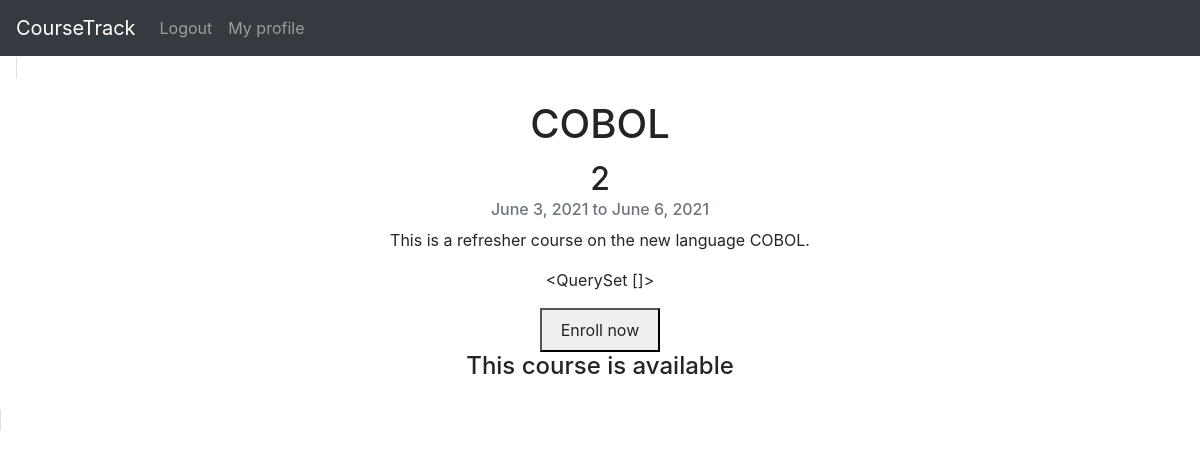
Screenshot of /course/2/ (signed in) with the database file from the repository.
### base/models.py (models this page shows, shortened)
class course(models.Model):
    title = models.CharField(default=None, max_length=40)
    startDate = models.DateField(default=None)
    endDate = models.DateField(default=None)
    description = models.TextField(default=None, max_length=200)
    students = models.ManyToManyField(The_User, related_name='courses_completed', blank=True, null=True)
    available = models.BooleanField(default=True)

class The_User(AbstractUser):
    bio = models.TextField(default=None, null=True, blank=True)

### base/views.py (the view)
# urls.py: path('course/<int:pk>/', CourseDetailView.as_view(), name='course_detail'),
class CourseDetailView(LoginRequiredMixin, DetailView):
    model = course
    template_name = "course_detail.html"
    context_object_name = "course"

### base/templates/course_detail.html (shortened to what this page needs)
{% extends 'base.html' %}
{% block content %}
<div class="card" style="display: inline; width: 40rem; margin: 1rem 1rem 1rem 1rem; text-align: center;">
  <div class="card-body">
    <h1 class="card-title">{{ course.title }}</h1>
    <h2>{{ course.id }}</h2>
    <h6 class="card-subtitle mb-2 text-muted">
      {{ course.startDate }} to {{ course.endDate }}
    </h6>
    <p class="card-text">{{ course.description }}</p>
    <p>{{ request.user.courses_completed.all }}</p>
    {% if course.available and not course in request.user.courses_completed.all %}
    <button><a
      class="btn"
      href="{% url 'change-course' 'subscribe' course.id %}"
      class="card-link"
      >Enroll now</a
    ></button>
    <h4>This course is available</h4>
    {% endif %}
  </div>
</div>
{% endblock content %}

### rows the page displays
course: title "COBOL", id "2", startDate "June 3, 2021", endDate "June 6, 2021", description "This is a refresher course on the new language COBOL."
The_User: user.courses_completed.all "<QuerySet []>"
